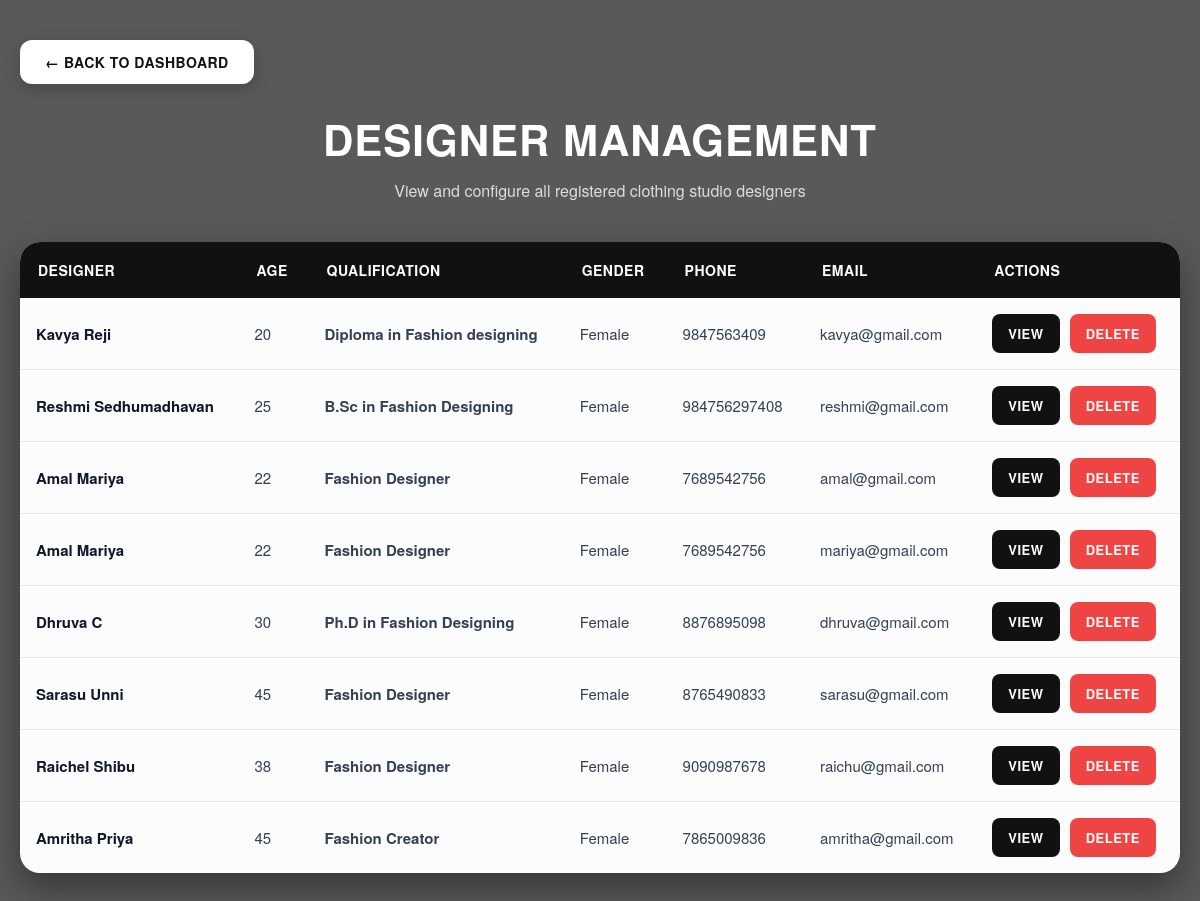
/designer_list_admin/, run on the app's committed database.
### specksapp/models.py (models this page shows)
class designer(models.Model):
    name = models.CharField(max_length=25,null=True,blank=True)
    age = models.IntegerField(null=True,blank=True)
    qualification = models.CharField(max_length=25,null=True,blank=True)
    Gender_choices =[
        ('M','male'),
        ('F','female'),
        ('O','other')
    ]
    gender = models.CharField(max_length=8,choices=Gender_choices,null=True,blank=True)
    phone = models.IntegerField(null=True,blank=True)
    email = models.EmailField(max_length=100,unique=True,null=True,blank=True)
    password = models.CharField(max_length=25,null=True,blank=True)
    user = models.ForeignKey(shopowner_register,on_delete=models.CASCADE,null=True,blank=True)

### specksapp/views.py (the view)
# urls.py: path('designer_list_admin/', views.designer_list_admin, name='designer_list_admin'),
def designer_list_admin(request):
    designer = models.designer.objects.all()
    return render(request,'designer_list_admin.html',{'designer' : designer})

### specksapp/templates/designer_list_admin.html (shortened to what this page needs)
<!DOCTYPE html>
<html lang="en">
<head>
</head>
<body>
<div class="container">
    <a href="/adminhome/" class="back-btn">← Back to Dashboard</a>
    <div class="header">
        <h1>Designer Management</h1>
        <p>View and configure all registered clothing studio designers</p>
    </div>
    <div class="table-container">
        <table>
            <thead>
                <tr>
                    <th>Designer</th>
                    <th>Age</th>
                    <th>Qualification</th>
                    <th>Gender</th>
                    <th>Phone</th>
                    <th>Email</th>
                    <th>Actions</th>
                </tr>
            </thead>
            <tbody>
            {% for d in designer %}
                <tr>
                    <td>
                        <div class="profile">
                            <span class="profile-name">{{ d.name }}</span>
                        </div>
                    </td>
                    <td>{{ d.age }}</td>
                    <td><strong>{{ d.qualification }}</strong></td>
                    <td>{{ d.gender }}</td>
                    <td>{{ d.phone }}</td>
                    <td>{{ d.email }}</td>
                    <td>
                        <a href="/designer_view/{{ d.id }}/" class="btn view-btn">View</a>
                        <a href="/designer_delete/{{ d.id }}/"
                           class="btn delete-btn"
                           onclick="return confirm('Are you sure you want to delete this designer?')">
                           Delete
                        </a>
                    </td>
                </tr>
            {% empty %}
                <tr>
                    <td colspan="7" class="empty">
                        No Designers Registered In System.
                    </td>
                </tr>
            {% endfor %}
            </tbody>
        </table>
    </div>
</div>
</body>
</html>

### specksapp/templates/designer_list_admin.html (style rules this page uses)
* { margin: 0; padding: 0; box-sizing: border-box; font-family: 'Helvetica Neue', Arial, sans-serif; }
body { background: linear-gradient(rgba(0, 0, 0, 0.65), rgba(0, 0, 0, 0.65)), url('https://images.unsplash.com/photo-1441986300917-64674bd600d8?auto=format&fit=crop&w=1950&q=80') no-repeat center center fixed; background-size: cover; min-height: 100vh; padding: 40px 20px; }
.container { max-width: 1300px; margin: auto; }
.back-btn { display: inline-block; margin-bottom: 25px; padding: 12px 25px; background: #ffffff; color: #111111; text-decoration: none; border-radius: 12px; font-weight: 600; font-size: 14px; text-transform: uppercase; letter-spacing: 0.5px; transition: all 0.3s ease; box-shadow: 0 5px 15px rgba(0, 0, 0, 0.2); }
.header { text-align: center; margin-bottom: 40px; }
.header h1 { color: #fff; font-size: 42px; margin-bottom: 10px; font-weight: 600; letter-spacing: 1px; text-transform: uppercase; }
.header p { color: #ddd; font-size: 16px; }
.table-container { background: rgba(255, 255, 255, 0.98); border-radius: 20px; overflow: hidden; box-shadow: 0 15px 35px rgba(0, 0, 0, 0.4); }
table { width: 100%; border-collapse: collapse; }
thead { background: #111111; color: white; }
thead th { padding: 18px; text-align: left; font-size: 14px; font-weight: 600; text-transform: uppercase; letter-spacing: 0.5px; }
tbody tr { transition: .2s; }
tbody td { padding: 16px; border-bottom: 1px solid #e2e8f0; color: #334155; font-size: 15px; }
tbody tr:last-child td { border-bottom: none; }
.profile { display: flex; align-items: center; gap: 14px; }
.profile-name { font-weight: 600; color: #0f172a; }
.btn { text-decoration: none; padding: 10px 16px; border-radius: 8px; color: white; font-size: 13px; font-weight: 600; display: inline-block; text-transform: uppercase; letter-spacing: 0.5px; transition: all 0.2s ease; }
.view-btn { background: #111111; margin-right: 6px; }
.delete-btn { background: #ef4444; }

### data on the page
designer: name "Kavya Reji", age "20", qualification "Diploma in Fashion designing", gender "Female", phone "9847563409", email "kavya@gmail.com"
designer: name "Reshmi Sedhumadhavan", age "25", qualification "B.Sc in Fashion Designing", gender "Female", phone "984756297408", email "reshmi@gmail.com"
designer: name "Amal Mariya", age "22", qualification "Fashion Designer", gender "Female", phone "7689542756", email "amal@gmail.com"
designer: name "Amal Mariya", age "22", qualification "Fashion Designer", gender "Female", phone "7689542756", email "mariya@gmail.com"
designer: name "Dhruva C", age "30", qualification "Ph.D in Fashion Designing", gender "Female", phone "8876895098", email "dhruva@gmail.com"
designer: name "Sarasu Unni", age "45", qualification "Fashion Designer", gender "Female", phone "8765490833", email "sarasu@gmail.com"
designer: name "Raichel Shibu", age "38", qualification "Fashion Designer", gender "Female", phone "9090987678", email "raichu@gmail.com"
designer: name "Amritha Priya", age "45", qualification "Fashion Creator", gender "Female", phone "7865009836", email "amritha@gmail.com"
